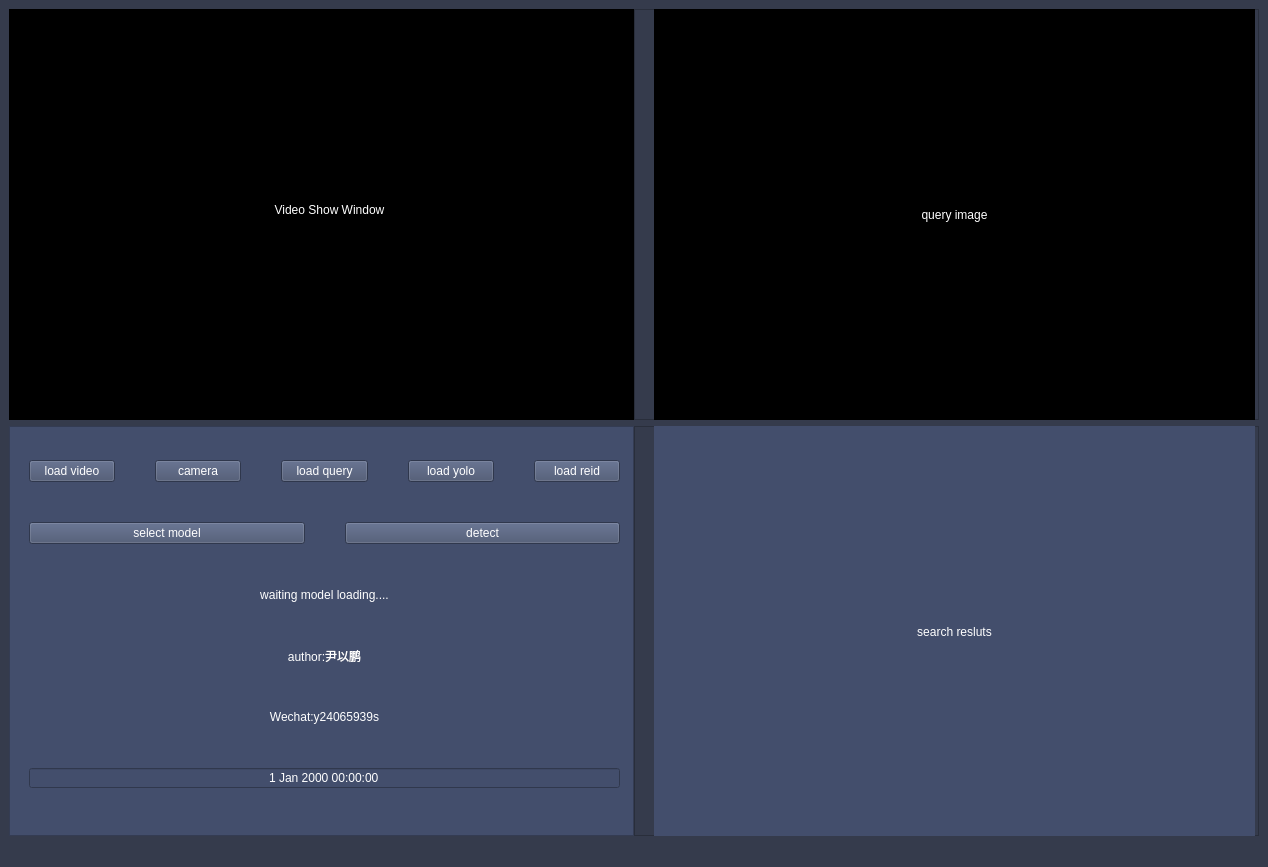
<?xml version="1.0" encoding="UTF-8"?>
<ui version="4.0">
 <class>MainWindow</class>
 <widget class="QMainWindow" name="MainWindow">
  <property name="geometry">
   <rect>
    <x>0</x>
    <y>0</y>
    <width>1268</width>
    <height>867</height>
   </rect>
  </property>
  <property name="sizePolicy">
   <sizepolicy hsizetype="Preferred" vsizetype="Preferred">
    <horstretch>0</horstretch>
    <verstretch>0</verstretch>
   </sizepolicy>
  </property>
  <property name="windowTitle">
   <string>person search</string>
  </property>
  <property name="autoFillBackground">
   <bool>false</bool>
  </property>
  <property name="styleSheet">
   <string notr="true">background-color: rgb(53, 59, 76);</string>
  </property>
  <widget class="QWidget" name="centralwidget">
   <layout class="QGridLayout" name="gridLayout">
    <item row="0" column="0">
     <layout class="QHBoxLayout" name="horizontalLayout">
      <property name="spacing">
       <number>0</number>
      </property>
      <item>
       <widget class="QFrame" name="viode_frame">
        <property name="autoFillBackground">
         <bool>false</bool>
        </property>
        <property name="frameShape">
         <enum>QFrame::StyledPanel</enum>
        </property>
        <property name="frameShadow">
         <enum>QFrame::Raised</enum>
        </property>
        <widget class="QLabel" name="video_show_label">
         <property name="geometry">
          <rect>
           <x>0</x>
           <y>-10</y>
           <width>641</width>
           <height>421</height>
          </rect>
         </property>
         <property name="autoFillBackground">
          <bool>false</bool>
         </property>
         <property name="styleSheet">
          <string notr="true">background-color: rgb(0, 0, 0);
color: rgb(255, 255, 255);</string>
         </property>
         <property name="text">
          <string>Video Show Window</string>
         </property>
         <property name="textFormat">
          <enum>Qt::AutoText</enum>
         </property>
         <property name="scaledContents">
          <bool>true</bool>
         </property>
         <property name="alignment">
          <set>Qt::AlignCenter</set>
         </property>
        </widget>
       </widget>
      </item>
      <item>
       <widget class="QFrame" name="query_frame">
        <property name="frameShape">
         <enum>QFrame::StyledPanel</enum>
        </property>
        <property name="frameShadow">
         <enum>QFrame::Raised</enum>
        </property>
        <widget class="QLabel" name="query_image_label">
         <property name="geometry">
          <rect>
           <x>20</x>
           <y>0</y>
           <width>601</width>
           <height>411</height>
          </rect>
         </property>
         <property name="styleSheet">
          <string notr="true">background-color: rgb(0, 0, 0);
color: rgb(255, 255, 255);</string>
         </property>
         <property name="text">
          <string>query image</string>
         </property>
         <property name="scaledContents">
          <bool>true</bool>
         </property>
         <property name="alignment">
          <set>Qt::AlignCenter</set>
         </property>
        </widget>
       </widget>
      </item>
     </layout>
    </item>
    <item row="1" column="0">
     <layout class="QHBoxLayout" name="horizontalLayout_3">
      <property name="spacing">
       <number>0</number>
      </property>
      <item>
       <widget class="QFrame" name="button_frame">
        <property name="autoFillBackground">
         <bool>false</bool>
        </property>
        <property name="styleSheet">
         <string>color: rgb(255, 255, 255);
background-color: rgb(67, 78, 108);</string>
        </property>
        <property name="frameShape">
         <enum>QFrame::StyledPanel</enum>
        </property>
        <property name="frameShadow">
         <enum>QFrame::Raised</enum>
        </property>
        <widget class="QWidget" name="layoutWidget">
         <property name="geometry">
          <rect>
           <x>20</x>
           <y>34</y>
           <width>591</width>
           <height>329</height>
          </rect>
         </property>
         <layout class="QVBoxLayout" name="verticalLayout">
          <property name="spacing">
           <number>40</number>
          </property>
          <item>
           <layout class="QHBoxLayout" name="horizontalLayout_2">
            <item>
             <widget class="QPushButton" name="load_video_button">
              <property name="styleSheet">
               <string notr="true">background-color: rgb(66, 77, 106);
color: rgb(255, 255, 255);</string>
              </property>
              <property name="text">
               <string>load video</string>
              </property>
             </widget>
            </item>
            <item>
             <widget class="QPushButton" name="camer_button">
              <property name="styleSheet">
               <string notr="true">background-color: rgb(66, 77, 106);
color: rgb(255, 255, 255);</string>
              </property>
              <property name="text">
               <string>camera</string>
              </property>
             </widget>
            </item>
            <item>
             <widget class="QPushButton" name="load_query_button">
              <property name="styleSheet">
               <string notr="true">background-color: rgb(66, 77, 106);
color: rgb(255, 255, 255);</string>
              </property>
              <property name="text">
               <string>load query</string>
              </property>
             </widget>
            </item>
            <item>
             <widget class="QPushButton" name="load_yolo_model_button">
              <property name="styleSheet">
               <string notr="true">background-color: rgb(66, 77, 106);
color: rgb(255, 255, 255);</string>
              </property>
              <property name="text">
               <string>load yolo</string>
              </property>
             </widget>
            </item>
            <item>
             <widget class="QPushButton" name="load_reid_model_button">
              <property name="text">
               <string>load reid</string>
              </property>
             </widget>
            </item>
           </layout>
          </item>
          <item>
           <layout class="QHBoxLayout" name="horizontalLayout_4">
            <item>
             <widget class="QPushButton" name="select_model_button">
              <property name="text">
               <string>select model</string>
              </property>
             </widget>
            </item>
            <item>
             <widget class="QPushButton" name="detect_button">
              <property name="text">
               <string>detect</string>
              </property>
             </widget>
            </item>
           </layout>
          </item>
          <item>
           <widget class="QLabel" name="load_model_label">
            <property name="text">
             <string>waiting model loading....</string>
            </property>
            <property name="alignment">
             <set>Qt::AlignCenter</set>
            </property>
           </widget>
          </item>
          <item>
           <widget class="QLabel" name="author_label">
            <property name="text">
             <string>author:尹以鹏</string>
            </property>
            <property name="alignment">
             <set>Qt::AlignCenter</set>
            </property>
           </widget>
          </item>
          <item>
           <widget class="QLabel" name="wechat_label">
            <property name="text">
             <string>Wechat:y24065939s</string>
            </property>
            <property name="alignment">
             <set>Qt::AlignCenter</set>
            </property>
           </widget>
          </item>
          <item>
           <widget class="QDateTimeEdit" name="dateTimeEdit">
            <property name="alignment">
             <set>Qt::AlignCenter</set>
            </property>
            <property name="readOnly">
             <bool>true</bool>
            </property>
            <property name="buttonSymbols">
             <enum>QAbstractSpinBox::NoButtons</enum>
            </property>
           </widget>
          </item>
         </layout>
        </widget>
       </widget>
      </item>
      <item>
       <widget class="QFrame" name="reslut_frame">
        <property name="frameShape">
         <enum>QFrame::StyledPanel</enum>
        </property>
        <property name="frameShadow">
         <enum>QFrame::Raised</enum>
        </property>
        <widget class="QLabel" name="search_resluts_label">
         <property name="geometry">
          <rect>
           <x>20</x>
           <y>0</y>
           <width>601</width>
           <height>411</height>
          </rect>
         </property>
         <property name="styleSheet">
          <string notr="true">color: rgb(255, 255, 255);
background-color: rgb(67, 78, 108);</string>
         </property>
         <property name="text">
          <string>search resluts</string>
         </property>
         <property name="alignment">
          <set>Qt::AlignCenter</set>
         </property>
        </widget>
       </widget>
      </item>
     </layout>
    </item>
   </layout>
  </widget>
  <widget class="QStatusBar" name="statusbar"/>
 </widget>
 <resources/>
 <connections/>
</ui>
